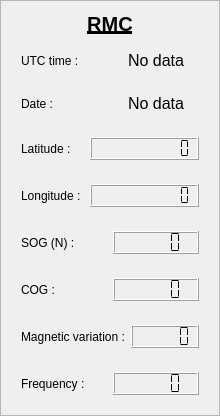
        <widget class="QFrame" name="verticalFrame_rmc">
         <property name="frameShape">
          <enum>QFrame::Shape::StyledPanel</enum>
         </property>
         <layout class="QVBoxLayout" name="verticalLayout_21">
          <item>
           <widget class="QLabel" name="label_36">
            <property name="sizePolicy">
             <sizepolicy hsizetype="Preferred" vsizetype="Maximum">
              <horstretch>0</horstretch>
              <verstretch>0</verstretch>
             </sizepolicy>
            </property>
            <property name="font">
             <font>
              <pointsize>15</pointsize>
              <bold>true</bold>
              <underline>true</underline>
             </font>
            </property>
            <property name="text">
             <string notr="true">RMC</string>
            </property>
            <property name="alignment">
             <set>Qt::AlignmentFlag::AlignCenter</set>
            </property>
           </widget>
          </item>
          <item>
           <layout class="QHBoxLayout" name="horizontalLayout_32">
            <property name="leftMargin">
             <number>9</number>
            </property>
            <property name="topMargin">
             <number>9</number>
            </property>
            <property name="rightMargin">
             <number>9</number>
            </property>
            <property name="bottomMargin">
             <number>9</number>
            </property>
            <item>
             <widget class="QLabel" name="label_43">
              <property name="text">
               <string>UTC time :</string>
              </property>
             </widget>
            </item>
            <item>
             <widget class="QLabel" name="label_utcTime_rmc">
              <property name="sizePolicy">
               <sizepolicy hsizetype="Preferred" vsizetype="Maximum">
                <horstretch>0</horstretch>
                <verstretch>0</verstretch>
               </sizepolicy>
              </property>
              <property name="font">
               <font>
                <pointsize>12</pointsize>
               </font>
              </property>
              <property name="text">
               <string>No data</string>
              </property>
              <property name="alignment">
               <set>Qt::AlignmentFlag::AlignCenter</set>
              </property>
             </widget>
            </item>
           </layout>
          </item>
          <item>
           <layout class="QHBoxLayout" name="horizontalLayout_34">
            <property name="leftMargin">
             <number>9</number>
            </property>
            <property name="topMargin">
             <number>9</number>
            </property>
            <property name="rightMargin">
             <number>9</number>
            </property>
            <property name="bottomMargin">
             <number>9</number>
            </property>
            <item>
             <widget class="QLabel" name="label_57">
              <property name="text">
               <string>Date :</string>
              </property>
              <property name="alignment">
               <set>Qt::AlignmentFlag::AlignLeading|Qt::AlignmentFlag::AlignLeft|Qt::AlignmentFlag::AlignVCenter</set>
              </property>
             </widget>
            </item>
            <item>
             <widget class="QLabel" name="label_date_rmc">
              <property name="sizePolicy">
               <sizepolicy hsizetype="Preferred" vsizetype="Maximum">
                <horstretch>0</horstretch>
                <verstretch>0</verstretch>
               </sizepolicy>
              </property>
              <property name="font">
               <font>
                <pointsize>12</pointsize>
               </font>
              </property>
              <property name="text">
               <string>No data</string>
              </property>
              <property name="alignment">
               <set>Qt::AlignmentFlag::AlignCenter</set>
              </property>
             </widget>
            </item>
           </layout>
          </item>
          <item>
           <layout class="QHBoxLayout" name="horizontalLayout_29">
            <property name="leftMargin">
             <number>9</number>
            </property>
            <property name="topMargin">
             <number>9</number>
            </property>
            <property name="rightMargin">
             <number>9</number>
            </property>
            <property name="bottomMargin">
             <number>9</number>
            </property>
            <item>
             <widget class="QLabel" name="label_40">
              <property name="text">
               <string>Latitude :</string>
              </property>
             </widget>
            </item>
            <item>
             <widget class="QLCDNumber" name="lcdNumber_latitude_rmc">
              <property name="sizePolicy">
               <sizepolicy hsizetype="Minimum" vsizetype="Maximum">
                <horstretch>0</horstretch>
                <verstretch>0</verstretch>
               </sizepolicy>
              </property>
              <property name="digitCount">
               <number>10</number>
              </property>
              <property name="segmentStyle">
               <enum>QLCDNumber::SegmentStyle::Flat</enum>
              </property>
             </widget>
            </item>
           </layout>
          </item>
          <item>
           <layout class="QHBoxLayout" name="horizontalLayout_30">
            <property name="leftMargin">
             <number>9</number>
            </property>
            <property name="topMargin">
             <number>9</number>
            </property>
            <property name="rightMargin">
             <number>9</number>
            </property>
            <property name="bottomMargin">
             <number>9</number>
            </property>
            <item>
             <widget class="QLabel" name="label_41">
              <property name="text">
               <string>Longitude : </string>
              </property>
             </widget>
            </item>
            <item>
             <widget class="QLCDNumber" name="lcdNumber_longitude_rmc">
              <property name="sizePolicy">
               <sizepolicy hsizetype="Minimum" vsizetype="Maximum">
                <horstretch>0</horstretch>
                <verstretch>0</verstretch>
               </sizepolicy>
              </property>
              <property name="digitCount">
               <number>10</number>
              </property>
              <property name="segmentStyle">
               <enum>QLCDNumber::SegmentStyle::Flat</enum>
              </property>
             </widget>
            </item>
           </layout>
          </item>
          <item>
           <layout class="QHBoxLayout" name="horizontalLayout_31">
            <property name="leftMargin">
             <number>9</number>
            </property>
            <property name="topMargin">
             <number>9</number>
            </property>
            <property name="rightMargin">
             <number>9</number>
            </property>
            <property name="bottomMargin">
             <number>9</number>
            </property>
            <item>
             <widget class="QLabel" name="label_42">
              <property name="text">
               <string notr="true">SOG (N) :</string>
              </property>
             </widget>
            </item>
            <item>
             <widget class="QLCDNumber" name="lcdNumber_sog_rmc">
              <property name="sizePolicy">
               <sizepolicy hsizetype="Minimum" vsizetype="Maximum">
                <horstretch>0</horstretch>
                <verstretch>0</verstretch>
               </sizepolicy>
              </property>
              <property name="digitCount">
               <number>5</number>
              </property>
              <property name="segmentStyle">
               <enum>QLCDNumber::SegmentStyle::Flat</enum>
              </property>
             </widget>
            </item>
           </layout>
          </item>
          <item>
           <layout class="QHBoxLayout" name="horizontalLayout_33">
            <property name="leftMargin">
             <number>9</number>
            </property>
            <property name="topMargin">
             <number>9</number>
            </property>
            <property name="rightMargin">
             <number>9</number>
            </property>
            <property name="bottomMargin">
             <number>9</number>
            </property>
            <item>
             <widget class="QLabel" name="label_44">
              <property name="text">
               <string notr="true">COG :</string>
              </property>
             </widget>
            </item>
            <item>
             <widget class="QLCDNumber" name="lcdNumber_cog_rmc">
              <property name="sizePolicy">
               <sizepolicy hsizetype="Minimum" vsizetype="Maximum">
                <horstretch>0</horstretch>
                <verstretch>0</verstretch>
               </sizepolicy>
              </property>
              <property name="digitCount">
               <number>5</number>
              </property>
              <property name="segmentStyle">
               <enum>QLCDNumber::SegmentStyle::Flat</enum>
              </property>
             </widget>
            </item>
           </layout>
          </item>
          <item>
           <layout class="QHBoxLayout" name="horizontalLayout_35">
            <property name="leftMargin">
             <number>9</number>
            </property>
            <property name="topMargin">
             <number>9</number>
            </property>
            <property name="rightMargin">
             <number>9</number>
            </property>
            <property name="bottomMargin">
             <number>9</number>
            </property>
            <item>
             <widget class="QLabel" name="label_46">
              <property name="text">
               <string>Magnetic variation :</string>
              </property>
              <property name="wordWrap">
               <bool>true</bool>
              </property>
             </widget>
            </item>
            <item>
             <widget class="QLCDNumber" name="lcdNumber_magVar_rmc">
              <property name="sizePolicy">
               <sizepolicy hsizetype="Minimum" vsizetype="Maximum">
                <horstretch>0</horstretch>
                <verstretch>0</verstretch>
               </sizepolicy>
              </property>
              <property name="digitCount">
               <number>5</number>
              </property>
              <property name="segmentStyle">
               <enum>QLCDNumber::SegmentStyle::Flat</enum>
              </property>
             </widget>
            </item>
           </layout>
          </item>
          <item>
           <layout class="QHBoxLayout" name="horizontalLayout_40">
            <property name="leftMargin">
             <number>9</number>
            </property>
            <property name="topMargin">
             <number>9</number>
            </property>
            <property name="rightMargin">
             <number>9</number>
            </property>
            <property name="bottomMargin">
             <number>9</number>
            </property>
            <item>
             <widget class="QLabel" name="label_51">
              <property name="text">
               <string>Frequency :</string>
              </property>
             </widget>
            </item>
            <item>
             <widget class="QLCDNumber" name="lcdNumber_frequency_rmc">
              <property name="sizePolicy">
               <sizepolicy hsizetype="Minimum" vsizetype="Maximum">
                <horstretch>0</horstretch>
                <verstretch>0</verstretch>
               </sizepolicy>
              </property>
              <property name="segmentStyle">
               <enum>QLCDNumber::SegmentStyle::Flat</enum>
              </property>
             </widget>
            </item>
           </layout>
          </item>
         </layout>
        </widget>
